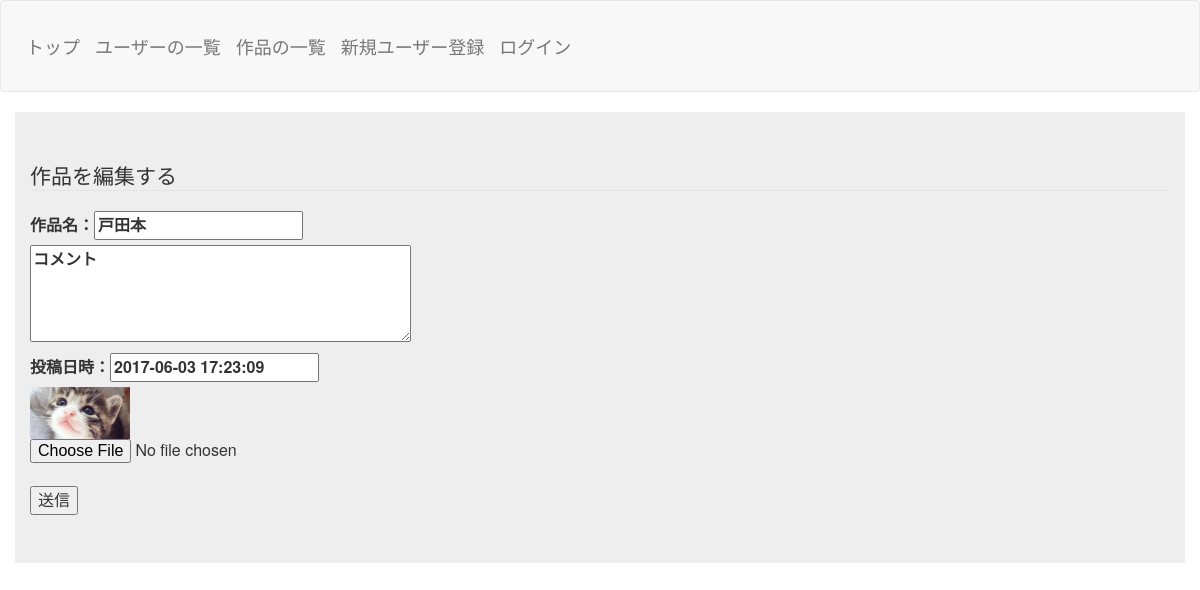
Page /bookdetail.php?id=4 on the committed database.
### tables this page shows
CREATE TABLE IF NOT EXISTS `kashimawork_table` (
  `id` int(12) NOT NULL AUTO_INCREMENT,
  `workname` varchar(64) NOT NULL,
  `comment` text,
  `date` datetime NOT NULL,
  `img` varchar(128) NOT NULL,
  `userid` int(64) NOT NULL,
  `manthday` date NOT NULL,
  `workowner` varchar(64) DEFAULT NULL,
  `studentname` varchar(64) DEFAULT NULL,
  `ownercampus` varchar(64) DEFAULT NULL,
  PRIMARY KEY (`id`)
);

### bookdetail.php (the view, shortened to what this page needs)
<?php
$id = $_GET["id"];
$pdo = db_con();
$stmt = $pdo->prepare("SELECT * FROM kashimawork_table WHERE id=:id");
$stmt->bindValue(':id', $id, PDO::PARAM_INT);
$status = $stmt->execute();
if($status==false){
  $error = $stmt->errorInfo();
  exit("ErrorQuery:".$error[2]);
}else{
    $row = $stmt->fetch();
}
?>
<!DOCTYPE html>
<html lang="ja">
<head>
  <link href="css/bootstrap.min.css" rel="stylesheet">
</head>
<body>
<header>
  <nav class="navbar navbar-default">
    <div class="container-fluid">
        <div class="navbar-header">
        <a class="navbar-brand" href="index.php">トップ</a>
        <a class="navbar-brand" href="selectuser.php">ユーザーの一覧</a>
        <a class="navbar-brand" href="selectbook.php">作品の一覧</a>
        <?php
            if(
                !isset($_SESSION["chk_ssid"]) || $_SESSION["chk_ssid"]!=session_id()
            ) {
        ?>
            <a class="navbar-brand" href="registration.php">新規ユーザー登録</a>
            <a class="navbar-brand" href="login.php">ログイン</a>
        <?php } else { ?>
            <a class="navbar-brand" href="logout.php">ログアウト</a>
        <?php } ?>
        </div>
  </nav>
</header>
<form method="post" action="updatebook.php" enctype="multipart/form-data">
  <div class="container jumbotron">
   <fieldset>
    <legend>作品を編集する</legend>
     <label>作品名：<input type="text" name="workname" value="<?=$row["workname"]?>"></label><br>
     <label><textArea name="comment" rows="4" cols="40"><?=$row["comment"]?></textArea></label><br>
     <label>投稿日時：<input type="text" name="date" value="<?=$row["date"]?>"></label><br>
     <img src="<?=$row["img"]?>" width="100">
     <input type="file" name="filename" value="<?=$row["img"]?>"><br>
     <input type="submit" value="送信">
    </fieldset>
  </div>
</form>
</body>
</html>

### bookdetail.php (style rules this page uses)
div { padding: 10px;font-size:16px; }

### rows in the picture
kashimawork_table: workname "戸田本", comment "コメント", date "2017-06-03 17:23:09", img (picture)
